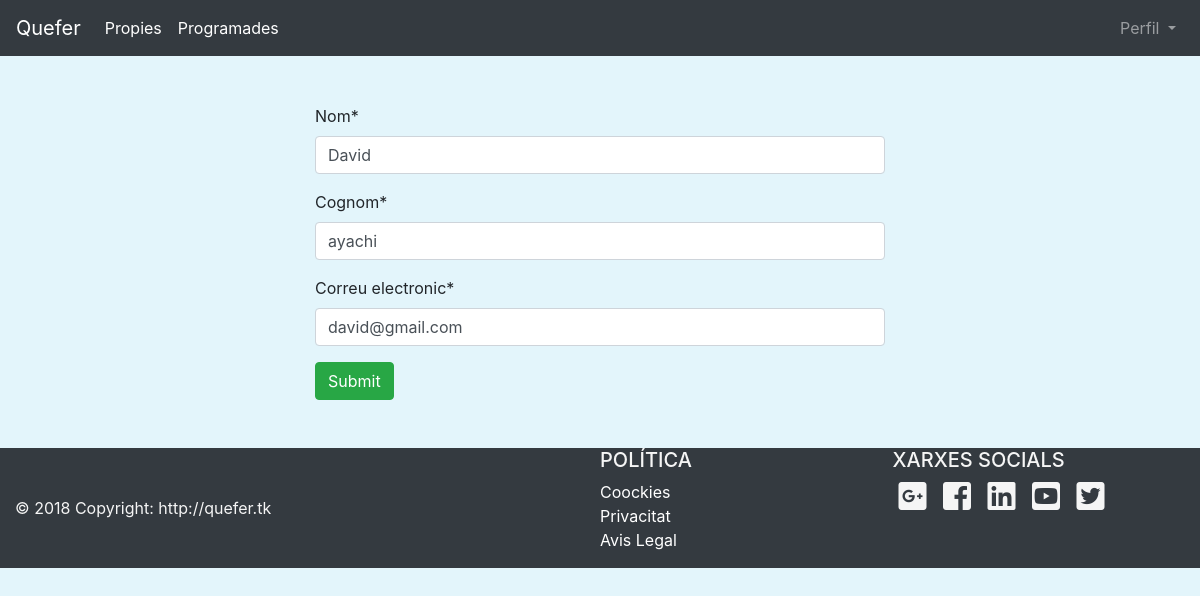
The page /editarPerfil/ (signed in) on the database its author committed.
### activitats/models.py (models this page shows, shortened)
class Persona(models.Model):
    user = models.OneToOneField(User, on_delete=models.CASCADE,verbose_name="Nom del usuari")
    nom = models.CharField(max_length=50, blank=False, default='', verbose_name="Nom")
    cognom = models.CharField(max_length=50, blank=False, default='', verbose_name="Cognom")
    correu=models.EmailField(max_length=50, blank=False,default='', verbose_name="Correu electronic")

### activitats/views.py (the view, shortened to what this page needs)
# urls.py: url(r'editarPerfil/', views.editarPerfil, name='editarPerfil'),
@login_required
def editarPerfil(request):
   persona = Persona.objects.all().filter(user=request.user)[0]
   form = editPersona(request.POST or None, initial={"nom":persona.nom,"cognom":persona.cognom,"correu":persona.correu,"nom_usuari":persona.user.username})
   context = {
        "form": form,
    }
   return render(request,'activitats/editarPersona.html',context)

### activitats/forms.py
class editPersona(ModelForm):
    class Meta:
        model = Persona
        fields = ["nom","cognom","correu"]

### activitats/templates/activitats/editarPersona.html (shortened to what this page needs)
{% extends 'base.html' %}
{% block quefer %}{% url 'activitats:pantallaInici'%}{% endblock %}
{% block content %}
{% load crispy_forms_tags %}
<div class=" col-sm-6 mr-auto ml-auto m-5">
<form method="POST">
    {{ form|crispy }}
    <input type="submit" class="btn btn-success">
</form>
    </div>
{% endblock %}

### static/css/estils.css (style rules this page uses)
.klk2 { background: #E3F5FB; }
html,body { position: relative; height: 100%; }

### rows shown on the page
Persona: nom "David", cognom "ayachi", correu "david@gmail.com"
